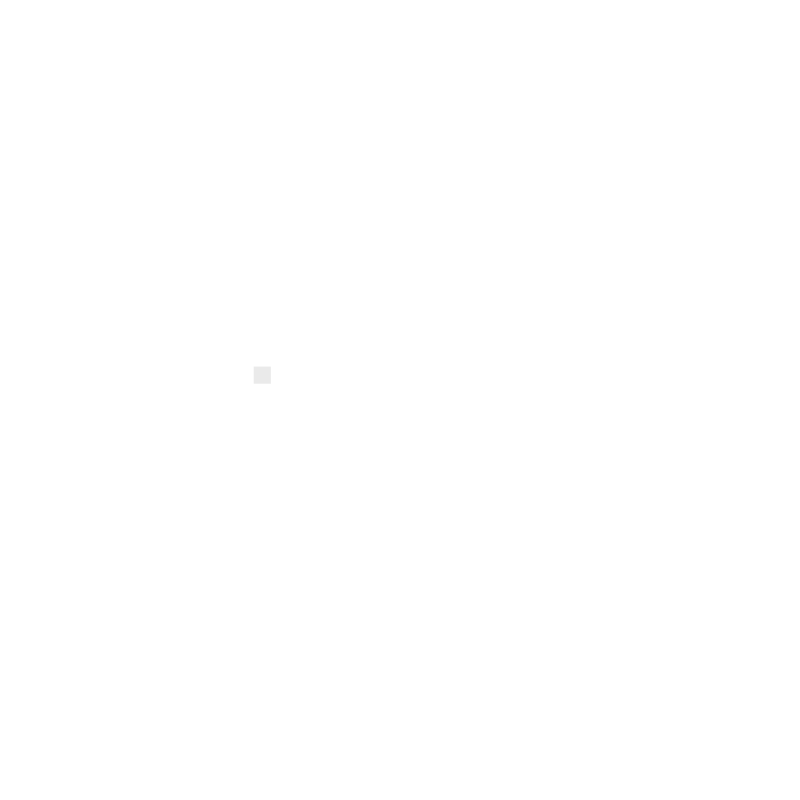
Frame 1 (no input)
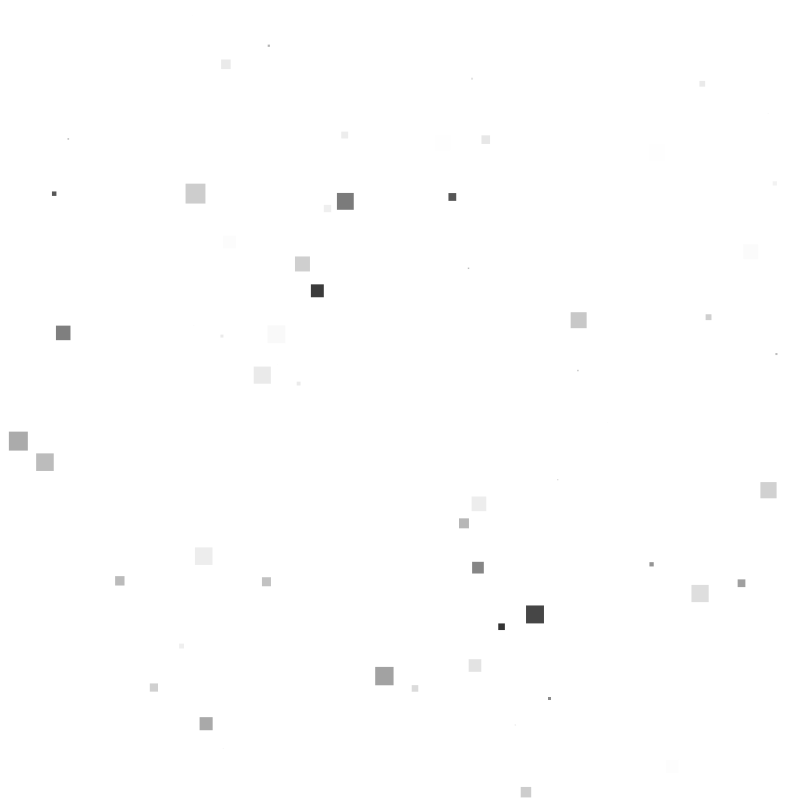
Frame 60 (the mouse pressed at the canvas centre just before this capture)
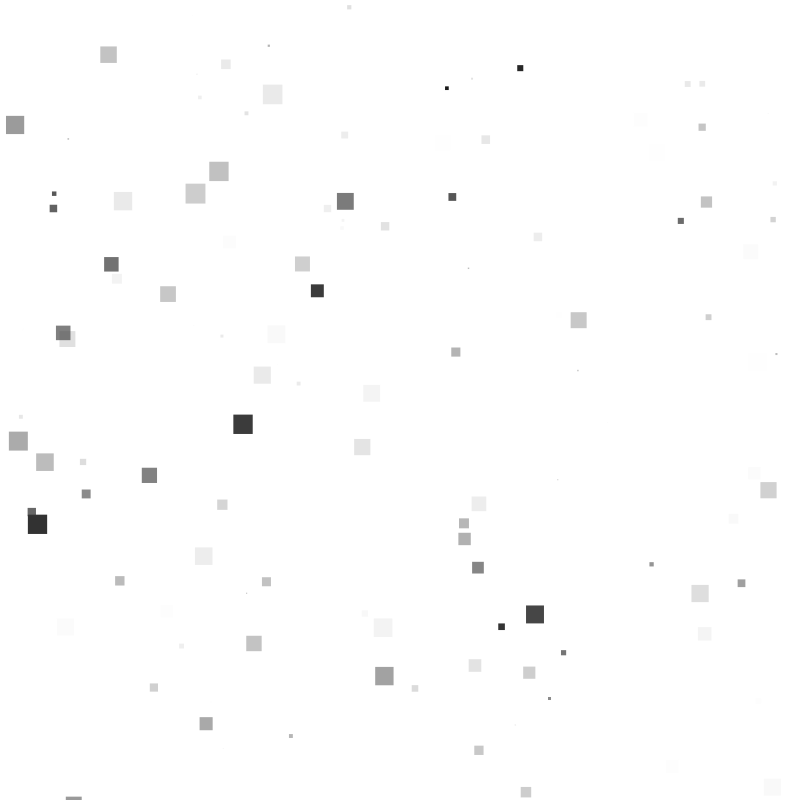
Frame 120 (the mouse held since frame 60 and released just before this capture)

The Processing sketch that drew these frames (run headless with seeded random() and noise(); from frame 60 on, the mouse is pressed at the canvas centre):

// Processing sketch: circlesAndSquaresAndRandomOhMy
// ── circlesAndSquaresAndRandomOhMy.pde
//Example 4-7 Remix

//Global variables
float r;
float g;
float b;
float a;

float diam;
float x;
float y;

void setup() {
  size(800, 800);
  background(255);
  smooth();
}

void draw() {
  chooseValues();
  displayShape();
}

void chooseValues() {
  // Each time through draw(), new random numbers are picked for a new ellipse.
  r = random(255);
  g = random(255);
  b = random(255);
  a = random(255);
  diam = random(20);
  x = random(width);
  y = random(height);
}

void displayShape() {
  noStroke();

  if (mouseX > width/2) {  //on the right side of the screen
    // Use values to draw an ellipse
    fill(r, g, b, a);
    ellipse(x, y, diam, diam);
  } else {  //on the left side of the screen
    // Use values to draw a rectangle
    fill(r, r, r, a);
    rect(x, y, diam, diam);
  }
}
